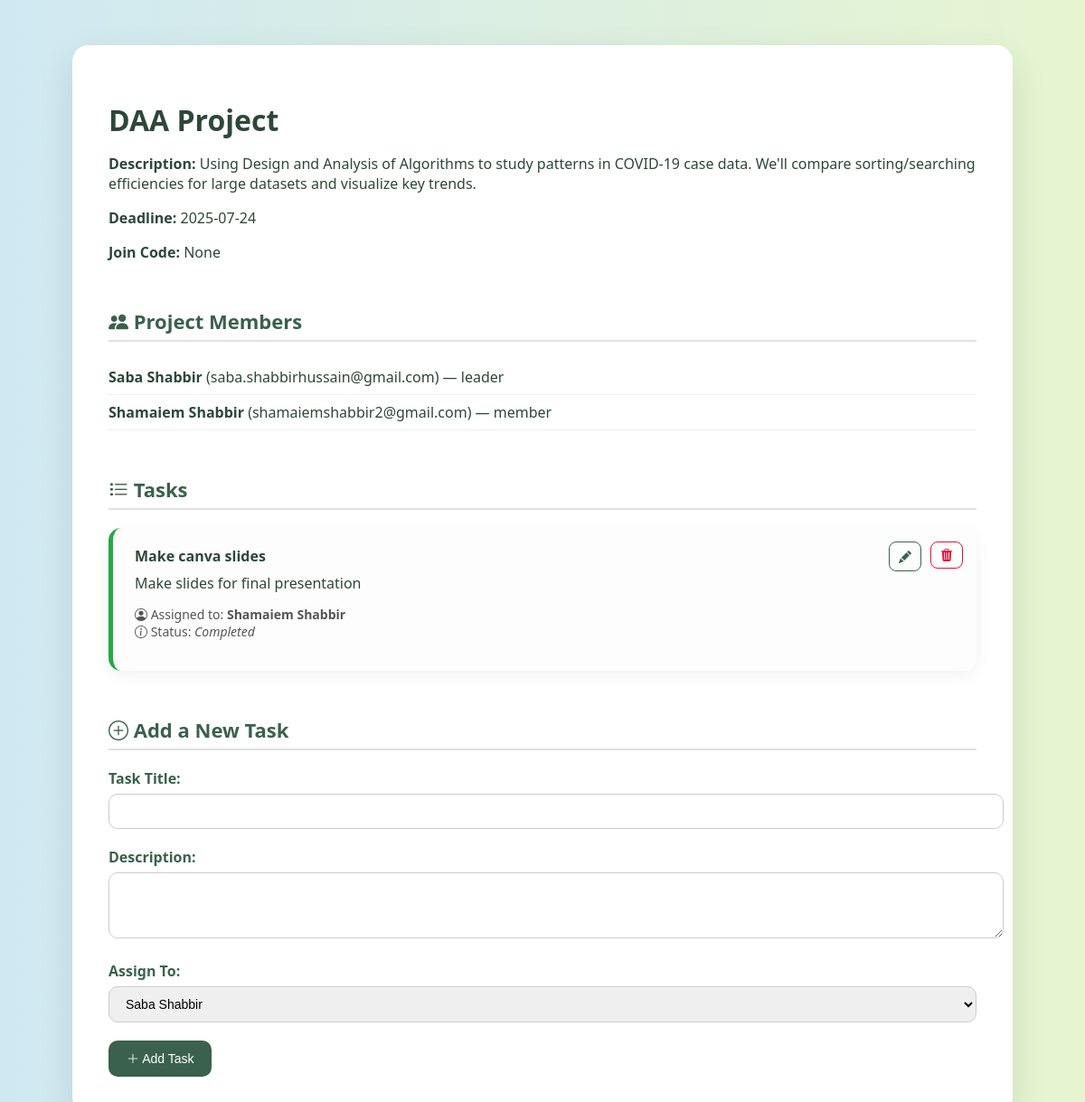
The app's page /project/2 (signed in) with its own data.
### tables this page shows
CREATE TABLE projects (
    id INTEGER PRIMARY KEY AUTOINCREMENT,
    title TEXT NOT NULL,
    description TEXT,
    deadline DATE,
    created_by INTEGER,
    created_at TIMESTAMP DEFAULT CURRENT_TIMESTAMP, join_code TEXT,
    FOREIGN KEY (created_by) REFERENCES users(id)
);

CREATE TABLE project_members (
    id INTEGER PRIMARY KEY AUTOINCREMENT,
    project_id INTEGER,
    user_id INTEGER,
    role TEXT CHECK(role IN ('leader', 'member')) DEFAULT 'member',
    FOREIGN KEY (project_id) REFERENCES projects(id),
    FOREIGN KEY (user_id) REFERENCES users(id)
);

CREATE TABLE users (
        id INTEGER PRIMARY KEY AUTOINCREMENT,
        name TEXT NOT NULL,
        email TEXT NOT NULL UNIQUE,
        password TEXT NOT NULL,
        created_at TIMESTAMP DEFAULT CURRENT_TIMESTAMP
    );

CREATE TABLE tasks (
            id INTEGER PRIMARY KEY AUTOINCREMENT,
            title TEXT NOT NULL,
            description TEXT,
            status TEXT CHECK(status IN ('not started', 'in progress', 'completed')) DEFAULT 'not started',
            assigned_to INTEGER,
            project_id INTEGER,
            FOREIGN KEY (assigned_to) REFERENCES users(id),
            FOREIGN KEY (project_id) REFERENCES projects(id)
        );

### app.py (the view, shortened to what this page needs)
@app.route('/project/<int:project_id>', methods=['GET', 'POST'])
def project_details(project_id):
    if 'user_id' not in session:
        return redirect('/login')
    conn = get_db_connection()
    conn.row_factory = sqlite3.Row
    c = conn.cursor()
    user_id = session['user_id']
    c.execute("SELECT * FROM projects WHERE id = ?", (project_id,))
    project = c.fetchone()
    c.execute("SELECT role FROM project_members WHERE project_id = ? AND user_id = ?", (project_id, user_id))
    role = c.fetchone()
    is_leader = role and role['role'] == 'leader'
    c.execute("""
        SELECT u.id, u.name, u.email, pm.role
        FROM project_members pm
        JOIN users u ON pm.user_id = u.id
        WHERE pm.project_id = ?
    """, (project_id,))
    members = c.fetchall()
    c.execute("""
    SELECT t.id, t.title, t.description, t.status, t.assigned_to, u.name as assignee_name
    FROM tasks t
    JOIN users u ON t.assigned_to = u.id
    WHERE t.project_id = ?
""", (project_id,))
    tasks = c.fetchall()
    conn.close()
    return render_template('project_details.html',
                           project=project,
                           members=members,
                           tasks=tasks,
                           is_leader=is_leader)

### app.py (called while the page is built)
def get_db_connection():
    conn = sqlite3.connect('data.db')
    conn.row_factory = sqlite3.Row
    return conn

### templates/project_details.html (shortened to what this page needs)
<!DOCTYPE html>
<html>
<head>
  <link rel="stylesheet" href="https://cdn.jsdelivr.net/npm/bootstrap-icons@1.10.5/font/bootstrap-icons.css">
</head>
<body>
  <div class="container">
    <h1>{{ project['title'] }}</h1>
    <p><strong>Description:</strong> {{ project['description'] }}</p>
    <p><strong>Deadline:</strong> {{ project['deadline'] }}</p>
    <p><strong>Join Code:</strong> {{ project['join_code'] }}</p>
    <div class="section">
      <h3><i class="bi bi-people-fill"></i> Project Members</h3>
      <ul>
        {% for m in members %}
          <li><strong>{{ m['name'] }}</strong> ({{ m['email'] }}) — {{ m['role'] }}</li>
        {% endfor %}
      </ul>
    </div>
    <div class="section">
      <h3><i class="bi bi-list-task"></i> Tasks</h3>
      {% if tasks %}
        {% for task in tasks %}
          <div class="task-card"
               style="border-left-color:
                 {% if task['status'] == 'not started' %}#999
                 {% elif task['status'] == 'in progress' %}#ffb400
                 {% elif task['status'] == 'completed' %}#28a745
                 {% else %}#ccc{% endif %};">
            <h4 style="margin: 0 0 8px;">{{ task['title'] }}</h4>
            <p style="margin: 0 0 8px;">{{ task['description'] }}</p>
            <p style="font-size: 14px; color: #555;">
              <i class="bi bi-person-circle"></i> Assigned to: <strong>{{ task['assignee_name'] }}</strong><br>
              <i class="bi bi-info-circle"></i> Status:
              {% if task['assigned_to']|int == session['user_id']|int %}
                <form method="POST" action="/update_task_status/{{ task['id'] }}" style="display: inline;">
                  <select name="status" onchange="this.form.submit()" style="padding: 4px 8px;">
                    <option value="not started" {% if task['status'] == 'not started' %}selected{% endif %}>Not Started</option>
                    <option value="in progress" {% if task['status'] == 'in progress' %}selected{% endif %}>In Progress</option>
                    <option value="completed" {% if task['status'] == 'completed' %}selected{% endif %}>Completed</option>
                  </select>
                </form>
              {% else %}
                <em>{{ task['status']|capitalize }}</em>
              {% endif %}
            </p>
            {% if is_leader %}
              <div style="position: absolute; top: 15px; right: 15px; display: flex; gap: 10px;">
                <a href="/edit_task/{{ task['id'] }}?project_id={{ project['id'] }}"
                   class="btn-sm btn-outline-primary" title="Edit Task">
                  <i class="bi bi-pencil-fill"></i>
                </a>
                <form method="POST" action="/delete_task/{{ task['id'] }}" style="display: inline;">
                  <button type="submit" class="btn-sm btn-outline-danger" title="Delete Task">
                    <i class="bi bi-trash3-fill"></i>
                  </button>
                </form>
              </div>
            {% endif %}
          </div>
        {% endfor %}
      {% else %}
        <p>No tasks added yet.</p>
      {% endif %}
    </div>
    {% if is_leader %}
    <div class="section">
      <h3><i class="bi bi-plus-circle"></i> Add a New Task</h3>
      <form method="POST">
        <div class="form-group">
          <label for="task_title">Task Title:</label>
          <input type="text" name="task_title" id="task_title" required>
        </div>
        <div class="form-group">
          <label for="task_description">Description:</label>
          <textarea name="task_description" id="task_description" rows="3"></textarea>
        </div>
        <div class="form-group">
          <label for="assigned_to">Assign To:</label>
          <select name="assigned_to" id="assigned_to">
            {% for member in members %}
              <option value="{{ member.id }}">{{ member.name }}</option>
            {% endfor %}
          </select>
        </div>
        <button type="submit"><i class="bi bi-plus-lg"></i> Add Task</button>
      </form>
    </div>
    {% endif %}
  </div>
</body>
</html>

### templates/project_details.html (style rules this page uses)
body { font-family: 'Segoe UI', sans-serif; background: linear-gradient(to right, #d0e8f2, #e6f5d0); margin: 0; padding: 50px 20px; color: #2d4739; }
.container { background: white; max-width: 960px; margin: auto; padding: 40px; border-radius: 18px; box-shadow: 0 14px 40px rgba(0, 0, 0, 0.1); }
h1 { font-size: 32px; font-weight: bold; margin-bottom: 10px; color: #2d4739; }
.section { margin-top: 50px; }
.section h3 { margin-bottom: 20px; font-size: 22px; color: #3a614d; border-bottom: 2px solid #e0e0e0; padding-bottom: 6px; }
ul { list-style: none; padding-left: 0; }
ul li { padding: 8px 0; border-bottom: 1px solid #f0f0f0; }
.task-card { background: #fdfdfd; border-left: 5px solid; border-radius: 14px; padding: 20px 24px; margin-bottom: 25px; position: relative; box-shadow: 0 6px 18px rgba(0,0,0,0.05); transition: transform 0.2s ease; }
.form-group { margin-bottom: 20px; }
input[type="text"], textarea, select { width: 100%; padding: 10px 14px; font-size: 15px; border: 1px solid #ccc; border-radius: 10px; }
label { font-weight: 600; color: #3a614d; margin-bottom: 6px; display: block; }
button { background-color: #3a614d; color: white; padding: 12px 20px; border: none; border-radius: 10px; font-size: 14px; cursor: pointer; transition: background 0.3s ease; }
.btn-sm { padding: 6px 10px; font-size: 14px; border-radius: 8px; }
.btn-outline-primary { background: none; border: 1px solid #3a614d; color: #3a614d; }
.btn-outline-danger { background: none; border: 1px solid crimson; color: crimson; }
select { font-size: 14px; }

### records on screen
projects: title "DAA Project", description "Using Design and Analysis of Algorithms to study patterns in COVID-19 case data. We'll compare sorting/searching efficiencies for large datasets and visualize key trends.", deadline "2025-07-24"
project_members: name "Saba Shabbir", email "saba.shabbirhussain@gmail.com", role "leader"
project_members: name "Shamaiem Shabbir", email "shamaiemshabbir2@gmail.com", role "member"
tasks: title "Make canva slides", description "Make slides for final presentation", assignee_name "Shamaiem Shabbir", status "Completed"

### other values on screen
{{ project['join_code'] }} "None"
form field assigned_to "Saba Shabbir"
